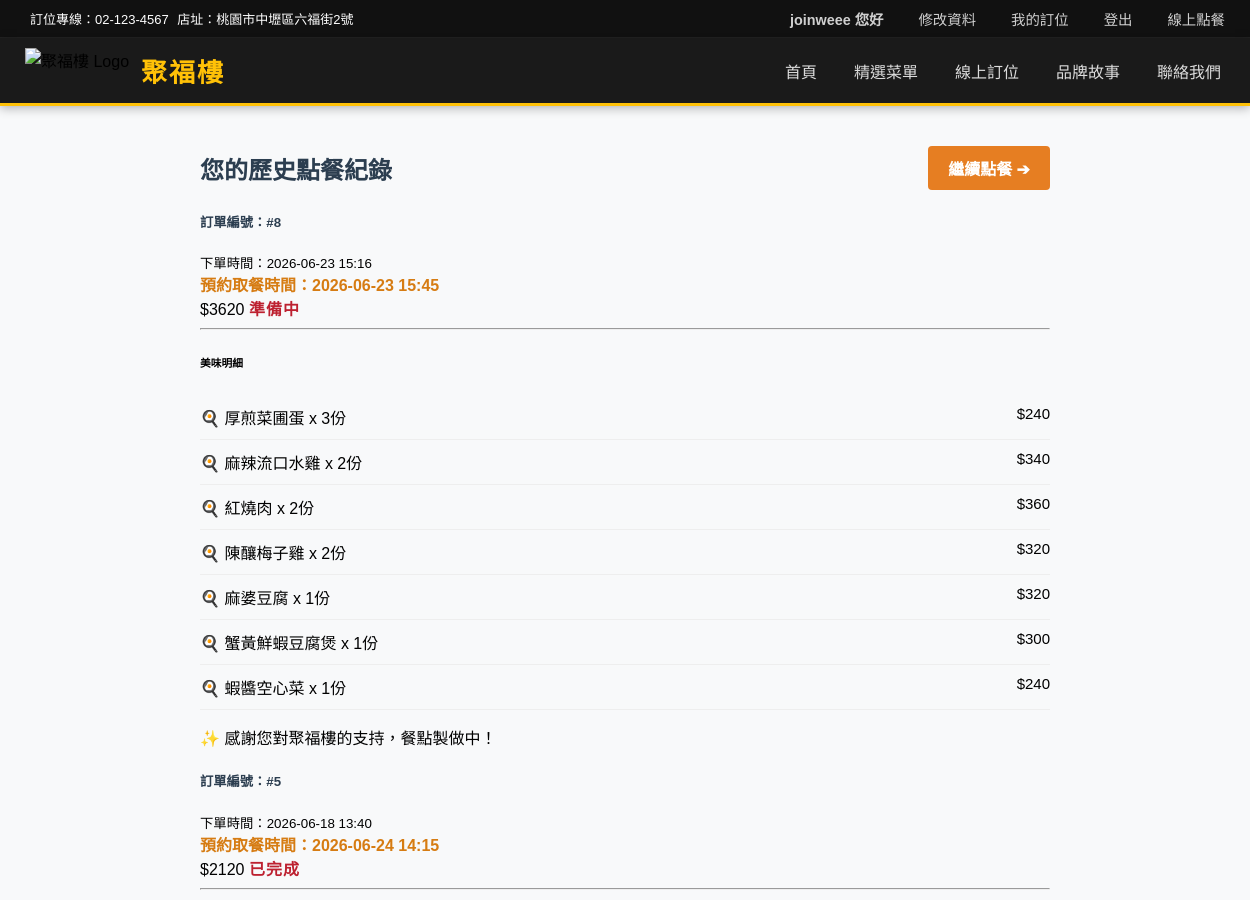
Before: /order_history/ (signed in, upper part) with the older database file.
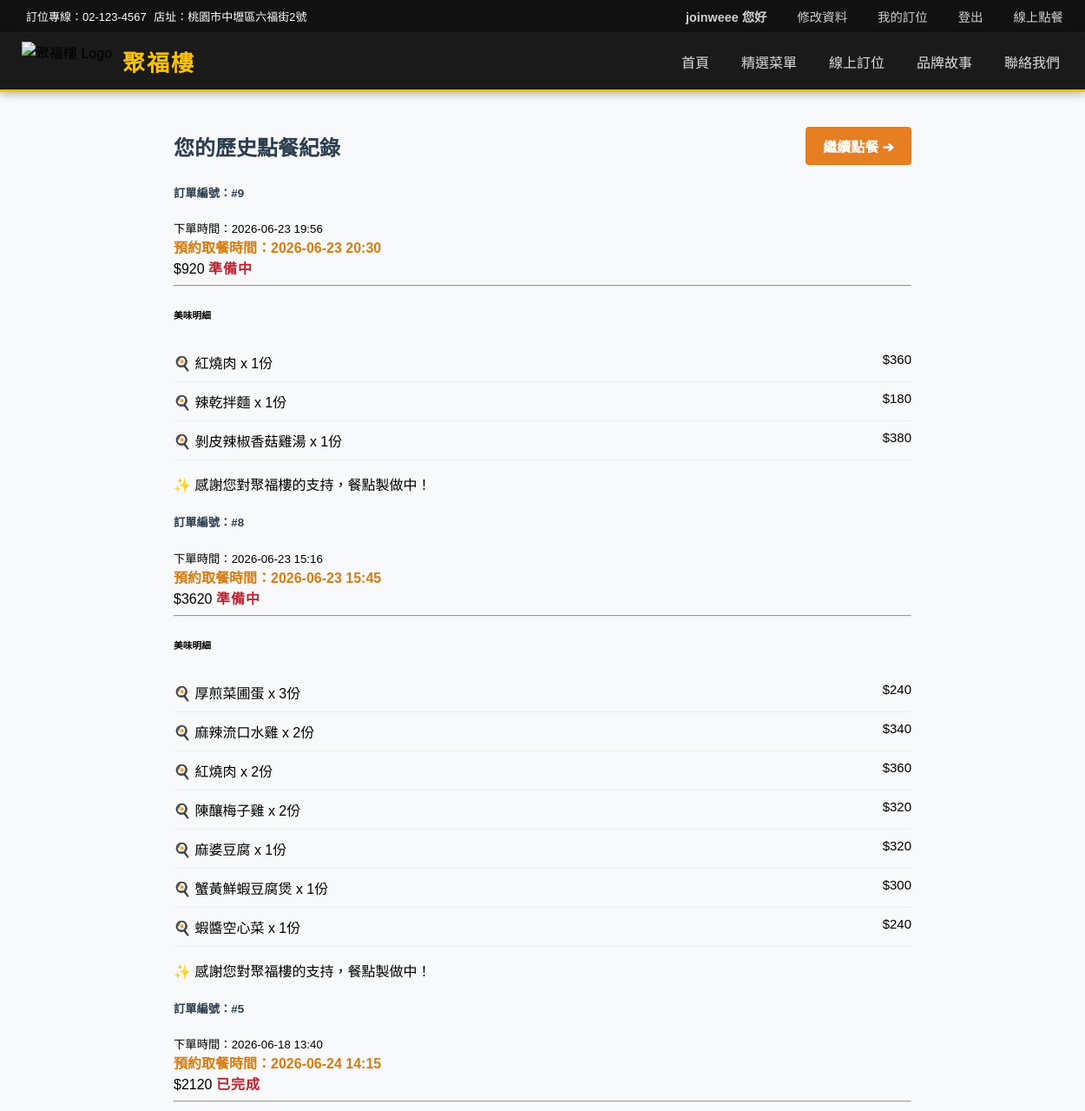
After: the same page with the newer database file.
### myapp/models.py (models this page shows)
class Order(models.Model):
    STATUS_CHOICES =[
        ('pending','未付款'),
        ('paid','已付款/準備中'),
        ('completed','已完成'),
        ('cancelled','已取消'),
    ]
    member = models.ForeignKey(CustomMember,on_delete=models.CASCADE,verbose_name="會員")
    total_amount= models.IntegerField(verbose_name="總金額")
    status = models.CharField(max_length=20,choices=STATUS_CHOICES,default='pending',verbose_name='頂單狀態')
    created_at = models.DateTimeField(auto_created=True,verbose_name='訂單時間')
    merchant_trade_no = models.CharField(max_length=50,unique=True,blank=True,null=True)
    pickup_time = models.DateTimeField(blank=False, null=False, default=timezone.now,verbose_name="預約取餐時間")
    created_at = models.DateTimeField(auto_now_add=True)

class OrderItem(models.Model):
    order =models.ForeignKey(Order,on_delete=models.CASCADE,related_name='items',verbose_name='訂單')
    item_name=models.CharField(max_length=100,verbose_name="餐點名稱(快照)")
    price = models.IntegerField(verbose_name="購買時價格")
    quantity = models.PositiveIntegerField(verbose_name="數量")

### myapp/views.py (the view)
# urls.py: path('order_history/',views.order_history,name='order_history'),
@login_required(login_url='/user_login/')  # 說明：只有登入會員能查看自己的訂單紀錄。
def order_history(request):
    member = request.user  # 說明：取得目前登入會員。
    orders = Order.objects.filter(member=member).order_by('-created_at')  # 說明：查詢該會員訂單，最新的排在前面。
    print(f"=== [歷史訂單偵錯] 成功幫 {member.username} 撈到 {orders.count()} 筆訂單！ ===")  # 說明：開發偵錯用，確認查到幾筆訂單。
    return render(request, 'order_history.html', {'orders': orders})  # 說明：渲染訂單紀錄頁。

### templates/order_history.html (shortened to what this page needs)
{% extends 'base.html' %}
{% load static %}
{% block extra_css %}
<link rel="stylesheet" href="{% static 'css/order_history.css' %}">
{% endblock %}
{% block content %}
<div class="order-container">
    <div class="top-bar">
        <h2 class="page-title"> 您的歷史點餐紀錄</h2>
        <a href="{% url 'order_online' %}" class="btn-continue-order">繼續點餐 ➔</a>
    </div>
    {% if orders %}
        {% for order in orders %}
        <div class="order-card">
            <div class="order-header">
                <div class="order-info-left">
                    <h5 class="order-id">訂單編號：#{{ order.id }}</h5>
                    <small class="order-date">下單時間：{{ order.created_at|date:"Y-m-d H:i" }}</small>
                    <br>
                    <strong class="text-primary" style="color: #d67c13;">
                        預約取餐時間：{{ order.pickup_time|date:"Y-m-d H:i" }}
                    </strong>
                </div>
                <div class="order-info-right">
                    <span class="order-price">${{ order.total_amount }}</span>
                    {% if order.status == 'paid' %}
                        <span class="status-tag preparing"> 準備中</span>
                    {% elif order.status == 'completed' %}
                        <span class="status-tag completed"> 已完成</span>
                    {% else %}
                        <span class="status-tag unpaid">❌ 未付款</span>
                    {% endif %}
                </div>
            </div>
            <hr>
            <div class="order-details">
                <h6 class="details-title">美味明細</h6>
                <ul class="item-list">
                    {% for item in order.items.all %}
                        <li class="item-row">
                            <span>🍳 {{ item.item_name }} x {{ item.quantity }}份</span>
                            <span class="item-price">${{ item.price }}</span>
                        </li>
                    {% empty %}
                        <li class="empty-items">（無菜品明細資料）</li>
                    {% endfor %}
                </ul>
            </div>
            <div class="order-actions" style="display: flex; gap: 10px;">
                {% if order.status != 'paid' and order.status != 'completed' %}
                    <a href="{% url 'go_to_pay' order.id %}" class="btn-pay" style="flex: 1; text-align: center;">
                        前往線上刷卡付款
                    </a>
                    <a href="{% url 'delete_order' order.id %}"
                    onclick="return confirm('確定要取消並刪除這筆訂單嗎？');"
                    class="btn-delete"
                    style="background-color: #dc3545; color: white; padding: 10px 15px; text-decoration: none; border-radius: 6px; font-weight: bold; flex: 1; text-align: center;">
                        取消訂單
                    </a>
                {% else %}
                    <span class="thanks-text">✨ 感謝您對聚福樓的支持，餐點製做中！</span>
                {% endif %}
            </div>
        </div>
        {% endfor %}
    {% else %}
        <div class="empty-order-state">
            <p>您在聚福樓還沒有任何點餐紀錄喔！</p>
        </div>
    {% endif %}
</div>
{% endblock %}

Changed rows visible on the page:
added Order: id "9", created_at "2026-06-23 19:56", pickup_time "2026-06-23 20:30", total_amount "920", status "準備中"
added OrderItem: item_name "紅燒肉", quantity "1", price "360", shown under "9"
added OrderItem: item_name "辣乾拌麵", quantity "1", price "180", shown under "9"
added OrderItem: item_name "剝皮辣椒香菇雞湯", quantity "1", price "380", shown under "9"
